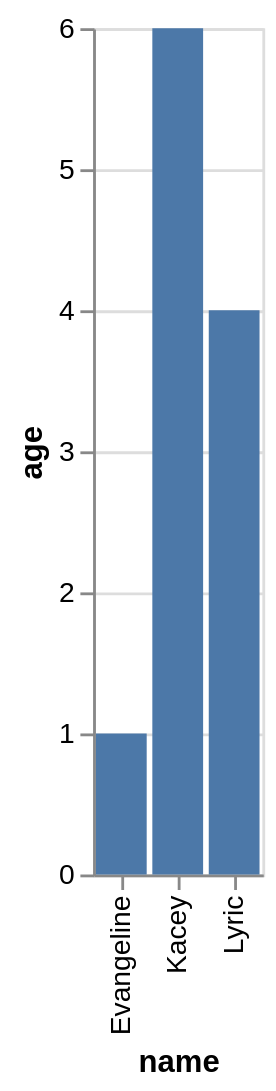

Here is the Vega-Lite specification saved for this chart:
### Vega-Lite specification from a JSON file in a GitHub repository (floating-point values rounded to 4 significant figures)
{"data": {"values": [{"x_data": "Evangeline", "y_data": 1}, {"x_data": "Kacey", "y_data": 6}, {"x_data": "Lyric", "y_data": 4}]}, "mark": "bar", "encoding": {"x": {"field": "x_data", "type": "nominal", "title": "name", "sort": "ascending"}, "y": {"field": "y_data", "type": "quantitative", "title": "age"}}}
